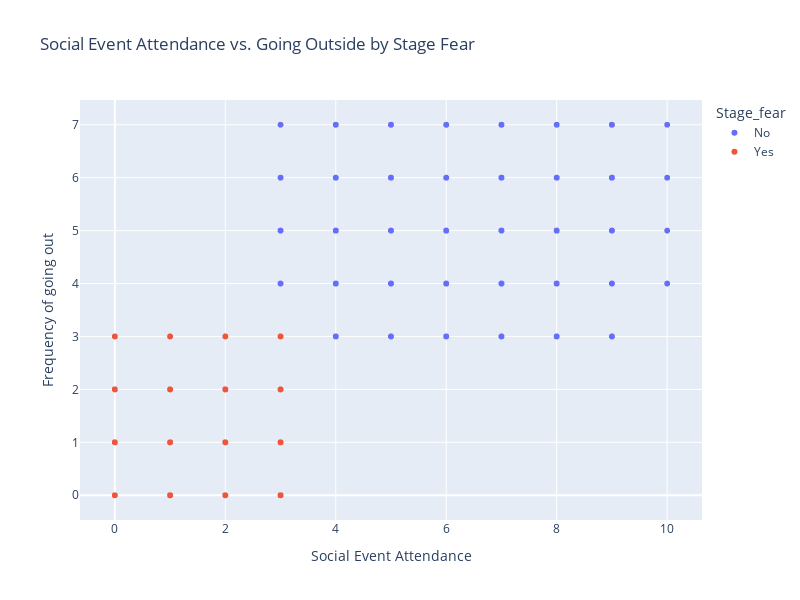

Notebook source saved alongside this figure:
### Markdown cell above
### Indicators of Social Anxiety

### Code cell
# Scatter plot of social event attendance and going outside based on Stage fear
fig = px.scatter(df_copy, x= "Social_event_attendance", y= "Going_outside", 
                 color= "Stage_fear", 
                 title= "Social Event Attendance vs. Going Outside by Stage Fear",
                 labels={'Social_event_attendance': "Social Event Attendance", 'Going_outside': 'Frequency of going out'},
                 hover_data=['Time_spent_Alone', 'Friends_circle_size'])

fig.update_layout(height= 600, width = 800, 
                  xaxis_title="Social Event Attendance",
                  yaxis_title="Frequency of going out")
                  
fig.show()

### Figure 1 — Plotly figure (JSON) as saved in the notebook; plotly's stock layout.template omitted (floating-point values rounded to 4 significant figures; data arrays with more than 128 entries replaced by an {"elided": "..."} marker saying what was removed)
{"data": [{"customdata": {"elided": "1399x2 float values"}, "hovertemplate": "Stage_fear=No<br>Social Event Attendance=%{x}<br>Frequency of going out=%{y}<br>Time_spent_Alone=%{customdata[0]}<br>Friends_circle_size=%{customdata[1]}<extra></extra>", "legendgroup": "No", "marker": {"color": "#636efa", "symbol": "circle"}, "mode": "markers", "name": "No", "showlegend": true, "type": "scattergl", "x": {"elided": "1399 float values"}, "xaxis": "x", "y": {"elided": "1399 float values"}, "yaxis": "y"}, {"customdata": {"elided": "1377x2 float values"}, "hovertemplate": "Stage_fear=Yes<br>Social Event Attendance=%{x}<br>Frequency of going out=%{y}<br>Time_spent_Alone=%{customdata[0]}<br>Friends_circle_size=%{customdata[1]}<extra></extra>", "legendgroup": "Yes", "marker": {"color": "#EF553B", "symbol": "circle"}, "mode": "markers", "name": "Yes", "showlegend": true, "type": "scattergl", "x": {"elided": "1377 float values"}, "xaxis": "x", "y": {"elided": "1377 float values"}, "yaxis": "y"}], "layout": {"height": 600, "legend": {"title": {"text": "Stage_fear"}, "tracegroupgap": 0}, "title": {"text": "Social Event Attendance vs. Going Outside by Stage Fear"}, "width": 800, "xaxis": {"anchor": "y", "domain": [0, 1], "title": {"text": "Social Event Attendance"}}, "yaxis": {"anchor": "x", "domain": [0, 1], "title": {"text": "Frequency of going out"}}}}
